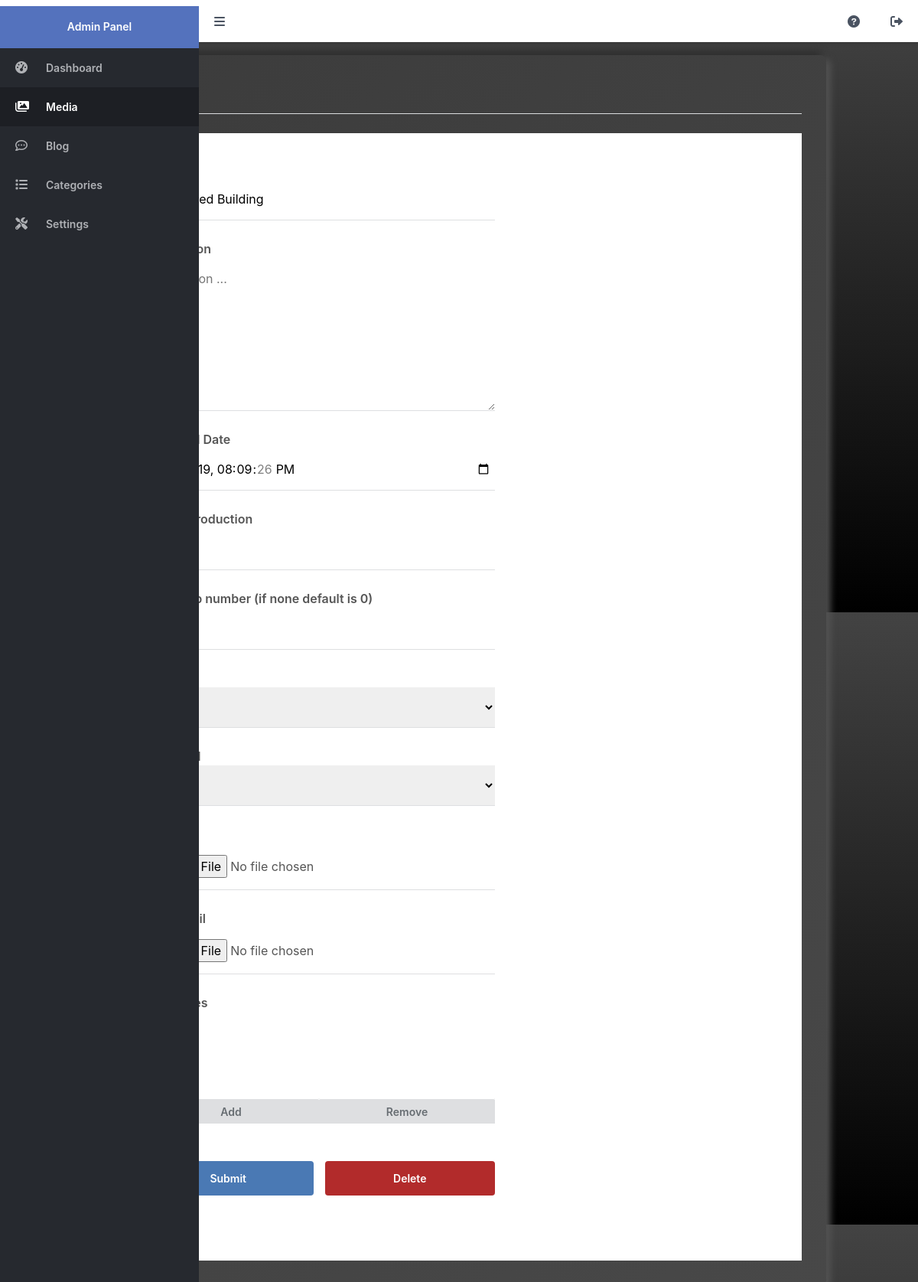
Page /admin/media.php?id=1 (signed in) on the committed database.
### tables this page shows
CREATE TABLE `media` (
	`id` int(11) NOT NULL AUTO_INCREMENT,
	`title` varchar(255) NOT NULL,
	`description` text NOT NULL,
	`filepath` varchar(255) NOT NULL,
	`uploaded_date` datetime NOT NULL DEFAULT current_timestamp(),
	`type` varchar(10) NOT NULL,
	`thumbnail` varchar(255) NOT NULL DEFAULT '',
	`approved` tinyint(1) NOT NULL DEFAULT 1,
	`likes` int(11) NOT NULL DEFAULT 0,
	`dislikes` int(11) NOT NULL DEFAULT 0,
	PRIMARY KEY (`id`)
);

### admin/media.php (the view, shortened to what this page needs)
<?php
include 'main.php';
$media = [
    'title' => '',
    'description' => '',
    'filepath' => '',
    'uploaded_date' => date('Y-m-d\TH:i:s'),
    'type' => '',
    'thumbnail' => '',
    'approved' => 1,
    'categories' => []
];
if (isset($_GET['id'])) {
    $stmt = $pdo->prepare('SELECT * FROM media WHERE id = ?');
    $stmt->execute([ $_GET['id'] ]);
    $media = $stmt->fetch(PDO::FETCH_ASSOC);
    $stmt = $pdo->prepare('SELECT c.title, c.id FROM media_categories mc JOIN categories c ON c.id = mc.category_id WHERE mc.media_id = ?');
    $stmt->execute([ $_GET['id'] ]);
    $media['categories'] = $stmt->fetchAll(PDO::FETCH_ASSOC);
}
if (isset($_GET['id'])) {
    $page = 'Edit';
}
?>
<?=template_admin_header($page . ' Media', 'allmedia')?>
<h2><?=$page?> Media</h2>
<div class="content-block">
    <form action="" method="post" class="form responsive-width-100" enctype="multipart/form-data">
        <label for="title">Title</label>
        <input id="title" type="text" name="title" placeholder="Title" value="<?=htmlspecialchars($media['title'], ENT_QUOTES)?>" required>
        <label for="description">Description</label>
        <textarea id="description" name="description" placeholder="Description ..."><?=htmlspecialchars($media['description'], ENT_QUOTES)?></textarea>
        <label for="uploaded_date">Uploaded Date</label>
        <input id="uploaded_date" type="datetime-local" name="uploaded_date" value="<?=date('Y-m-d\TH:i:s', strtotime($media['uploaded_date']))?>" required>
        <label for="year">Year of production</label>
        <input id="year" type="number" name="year" value="2022" min=1900 max=2058 required>
        <label for="fnr">Follow-up number (if none default is 0)</label>
        <input id="fnr" type="number" name="fnr" value="0" min=0 max=99 required>
        <label for="type">Type</label>
        <select id="type" name="type" required>
            <option value="image"<?=$media['type']=='image'?' selected':''?>>Image</option>
        </select>
        <label for="approved">Approved</label>
        <select id="approved" name="approved" required>
            <option value="1"<?=$media['approved']==1?' selected':''?>>Yes</option>
        </select>
        <label for="media">Media</label>
        <input type="file" name="media" accept="audio/*,video/*,image/*">
        <label for="thumbnail">Thumbnail</label>
        <input type="file" name="thumbnail" accept="image/*">
        <label for="add_categories">Categories</label>
        <div style="display:flex;flex-flow:wrap;">
            <select name="add_categories" id="add_categories" style="width:50%;" multiple>
            </select>
            <select name="categories" style="width:50%;" multiple>
            </select>
            <button id="add_selected_categories" style="width:50%;">Add</button>
            <button id="remove_selected_categories" style="width:50%;">Remove</button>
        </div>
        <br>
        <div class="submit-btns">
            <input type="submit" name="submit" value="Submit">
            <?php if ($page == 'Edit'): ?>
            <input type="submit" name="delete" value="Delete" class="delete">
            <?php endif; ?>
        </div>
    </form>
</div>
<?=template_admin_footer()?>

### admin/admin.css (style rules this page uses)
* { -webkit-box-sizing: border-box; box-sizing: border-box; font-family: -apple-system, BlinkMacSystemFont, "segoe ui", roboto, oxygen, ubuntu, cantarell, "fira sans", "droid sans", "helvetica neue", Arial, sans-serif; font-size: 16px; -webkit-font-smoothing: antialiased; -moz-osx-font-smoothing: grayscale; }
html { height: 100%; }
body { position: relative; min-height: 100%; color: #555555; background-color: #ebeced; margin: 0; }
h1, h2, h3, h4, h5 { color: #4a5361; margin: 0; padding: 0; }
main h2 { font-size: 20px; padding-bottom: 20px; border-bottom: 1px solid #dbdddf; }
main .content-block { background-color: #fff; margin-top: 25px; padding: 15px; }
main .form { display: -webkit-box; display: -ms-flexbox; display: flex; -webkit-box-orient: vertical; -webkit-box-direction: normal; -ms-flex-flow: column; flex-flow: column; width: 500px; padding: 20px; }
main .form input, main .form textarea, main .form select { width: 100%; padding: 15px 5px; margin-bottom: 25px; border: 0; border-bottom: 1px solid #dedfe1; }
main .form textarea { height: 200px; }
main .form input[type="submit"] { background: #4a79b4; border: 0; color: #FFFFFF; width: 50%; padding: 12px 0; font-size: 14px; font-weight: 600; cursor: pointer; border-radius: 4px; }
main .form label { display: block; font-weight: 600; }
main .form div select { margin-bottom: 0; }
main .form button { background-color: #dedfe1; color: #676d72; border: 0; padding: 5px; width: 100%; font-weight: 600; font-size: 14px; cursor: pointer; }
main .form div { margin-bottom: 25px; }
main .form .submit-btns { display: -webkit-box; display: -ms-flexbox; display: flex; }
main .form .submit-btns input:first-child { margin-right: 15px; }
main .form .submit-btns .delete { background-color: #b22b2b; }

### jostyle.css (style rules this page uses)
* { box-sizing: border-box; }
body { background: -webkit-linear-gradient(to bottom, #434343, #000000); background: linear-gradient(to bottom, #434343, #000000); }

### rows in the picture
media: title "Abandoned Building", uploaded_date "07/16/2019 20:09:26", type "Image", approved "Yes"
